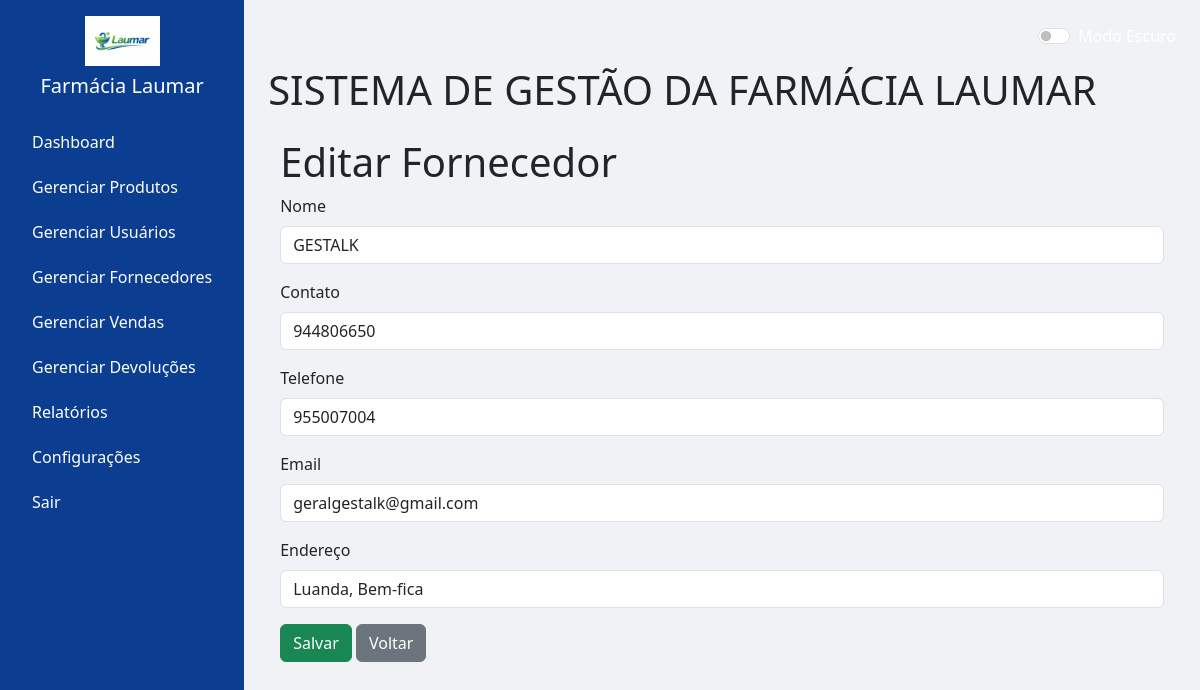
The app's page /fornecedores/editar/1 (signed in) with its own data.
### models.py (models this page shows, shortened)
class Fornecedor(db.Model):
    __tablename__ = 'fornecedores'
    id = db.Column(db.Integer, primary_key=True)
    nome = db.Column(db.String(200), nullable=False)
    contato = db.Column(db.String(150), nullable=True)
    telefone = db.Column(db.String(50), nullable=True)
    email = db.Column(db.String(150), nullable=True)
    endereco = db.Column(db.String(250), nullable=True)

### app.py (the view, shortened to what this page needs)
@app.route('/fornecedores/editar/<int:id>', methods=['GET', 'POST'])
@login_required
def editar_fornecedor(id):
    if current_user.tipo != 'Admin':
        flash('Acesso negado.', 'danger')
        return redirect(url_for('dashboard'))
    fornecedor = Fornecedor.query.get_or_404(id)
    return render_template('fornecedores/editar_fornecedor.html', fornecedor=fornecedor)

### app.py (called while the page is built)
@login_manager.user_loader
def load_user(user_id):
    return db.session.get(Usuario, int(user_id))

### templates/fornecedores/editar_fornecedor.html (shortened to what this page needs)
{% extends 'base.html' %}
{% block content %}
<div class="container">
    <h1>Editar Fornecedor</h1>
    <form method="POST" action="{{ url_for('editar_fornecedor', id=fornecedor.id) }}">
        <div class="mb-3">
            <label for="nome" class="form-label">Nome</label>
            <input id="nome" name="nome" class="form-control" value="{{ fornecedor.nome }}" required>
        </div>
        <div class="mb-3">
            <label for="contato" class="form-label">Contato</label>
            <input id="contato" name="contato" class="form-control" value="{{ fornecedor.contato }}">
        </div>
        <div class="mb-3">
            <label for="telefone" class="form-label">Telefone</label>
            <input id="telefone" name="telefone" class="form-control" value="{{ fornecedor.telefone }}">
        </div>
        <div class="mb-3">
            <label for="email" class="form-label">Email</label>
            <input id="email" name="email" type="email" class="form-control" value="{{ fornecedor.email }}">
        </div>
        <div class="mb-3">
            <label for="endereco" class="form-label">Endereço</label>
            <input id="endereco" name="endereco" class="form-control" value="{{ fornecedor.endereco }}">
        </div>
        <button type="submit" class="btn btn-success">Salvar</button>
        <a href="{{ url_for('listar_fornecedores') }}" class="btn btn-secondary">Voltar</a>
    </form>
</div>
{% endblock %}

### templates/base.html (style rules this page uses)
body { background-color: #f0f2f5; }

### records on screen
Fornecedor: nome "GESTALK", contato "944806650", telefone "955007004", email "geralgestalk@gmail.com", endereco "Luanda, Bem-fica"
